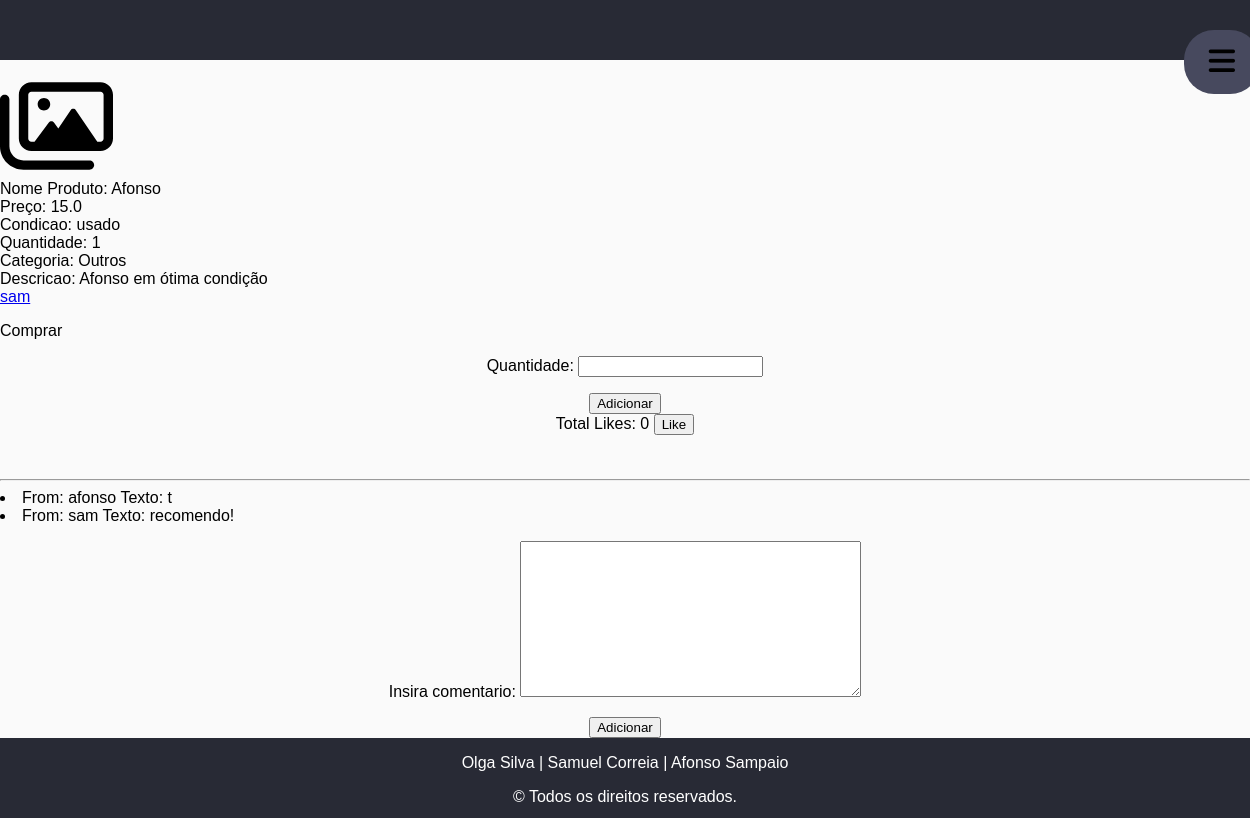
Page /ibuy/produto/3 on the earlier database version.
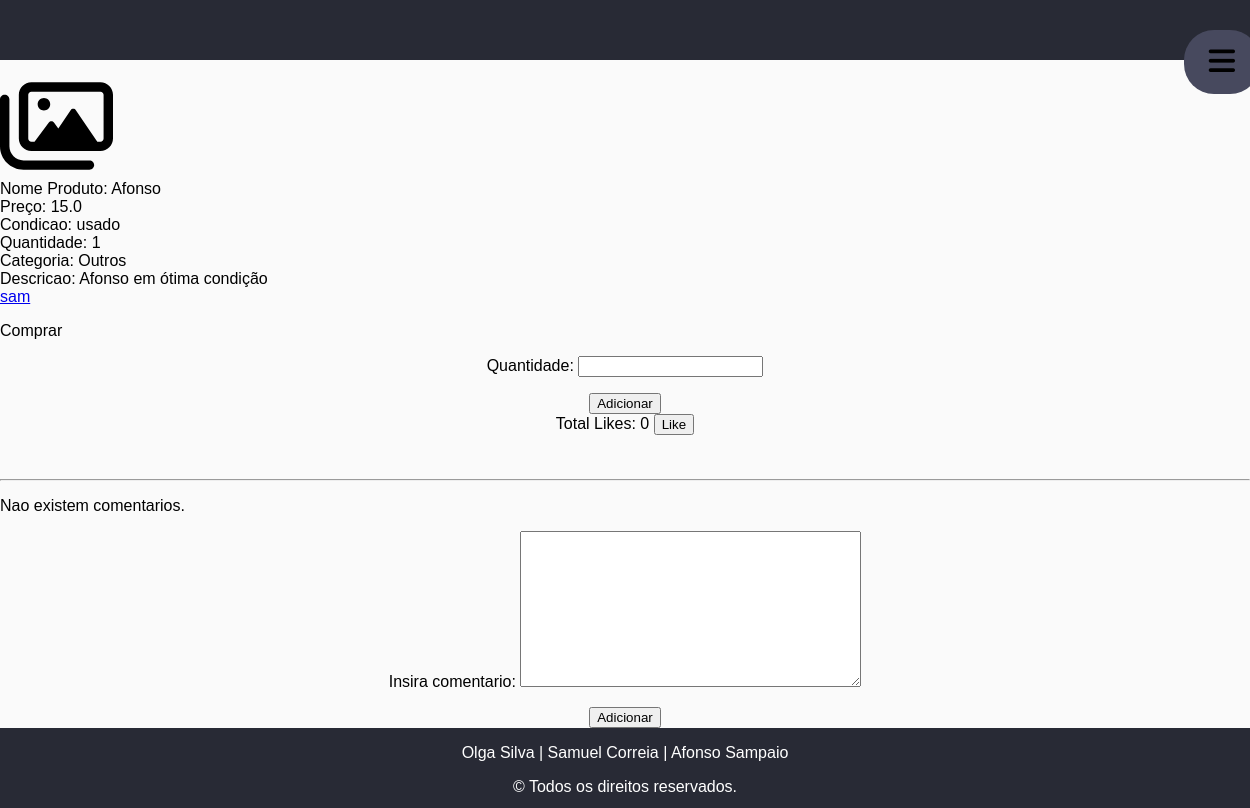
Same page on the later database version.
### ibuy/models.py (models this page shows)
class Comentario(models.Model):
    user = models.ForeignKey(User, on_delete=models.CASCADE)
    produto = models.ForeignKey(Produto, on_delete=models.CASCADE)
    texto = models.TextField()

### ibuy/views.py (the view)
# urls.py: path('produto/<int:produto_id>', views.produto, name='produto'),
def produto(request, produto_id):
    produto = get_object_or_404(Produto, pk=produto_id)
    user = get_object_or_404(User, pk=produto.user_id)
    listacomentarios = Comentario.objects.filter(produto_id=produto_id)
    context = {
        'listacomentarios': listacomentarios,
        'nome_user': user.username,
        'produto': produto,
        'form': ComprarProdutoForm,
        'comentarioform': ComentarioForm,
    }
    return render(request, 'ibuy/produto.html', context)

### ibuy/models.py (called while the page is built)
    def total_likes(self):
        return self.likes.count()

### ibuy/templates/ibuy/produto.html (shortened to what this page needs)
{% extends "ibuy/index.html" %}
{% load static %}
{% block content %}
    <p>
        <img src="{% static 'media/images/produto/' %}{{produto.imagem}}" height=100px width=auto> <br>
        Nome Produto: {{ produto.nome }} <br>
        Preço: {{ produto.preco }} <br>
        Condicao: {{ produto.condicao }} <br>
        Quantidade: {{ produto.quantidade }} <br>
        Categoria: {{ produto.categoria.tipo }} <br>
        Descricao: {{ produto.descricao }} <br>
        <a href="{% url 'ibuy:perfil' produto.user_id %}">
            {{ nome_user }}
        </a>
    </p>
    Comprar <br>
    <form action="{% url 'ibuy:updatecarrinho' produto.id %}" method="post">
        {{ form.as_p }}
        <input type="submit" value="Adicionar"/>
    </form>
    <form action="{% url 'ibuy:like_produto' produto.id %}" method="post">
        <label for="like_button">Total Likes: {{ produto.total_likes }}</label>
        <button type="submit" id="like_button" name="produto_id" value="{{ produto.id }}">Like</button>
    </form>
    <br><br>
    <hr>
    {% if listacomentarios %}
    {% for comentario in listacomentarios %}
    <li>
        From: {{ comentario.user }}
        Texto: {{ comentario.texto }}
    </li>
    {% endfor %}
    {% else %}
    <p>Nao existem comentarios.</p>
    {% endif %}
    <form action="{% url 'ibuy:adicionarcomentario' produto.id %}" method="post">
        {{ comentarioform.as_p }}
        <input type="submit" value="Adicionar"/>
    </form>
    {% endblock %}

Differences in the rows shown:
removed Comentario: user "afonso", texto "t"
removed Comentario: user "sam", texto "recomendo!"
Other differences:
text now shown: "Nao existem comentarios."
